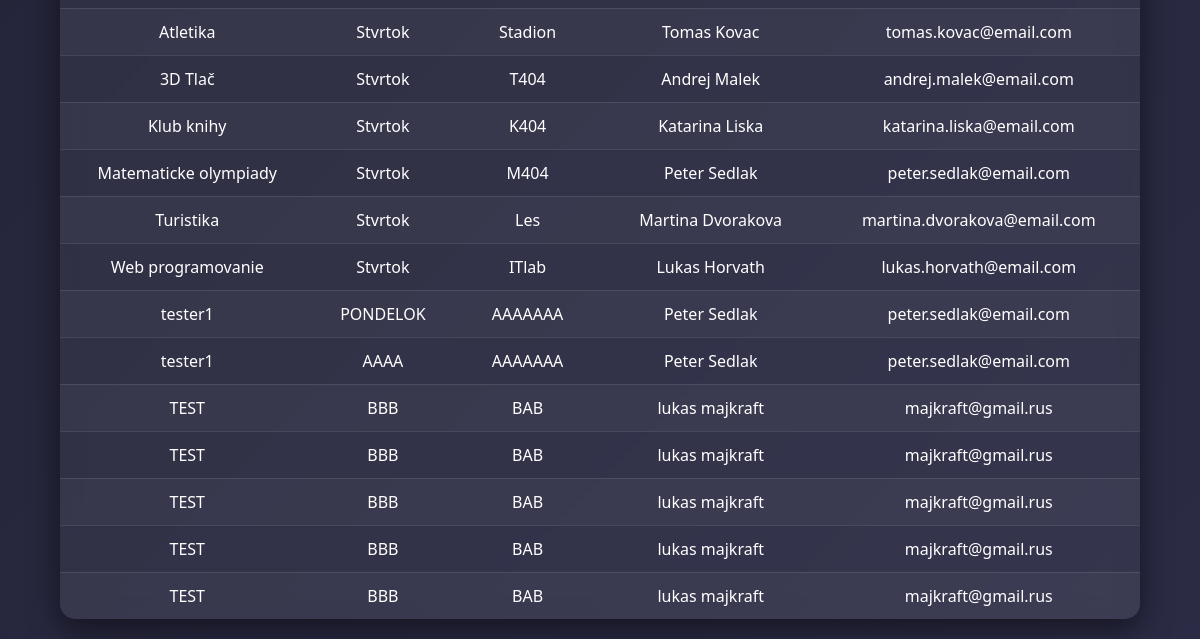
The app's page /kruzky/ (lower part), older data.
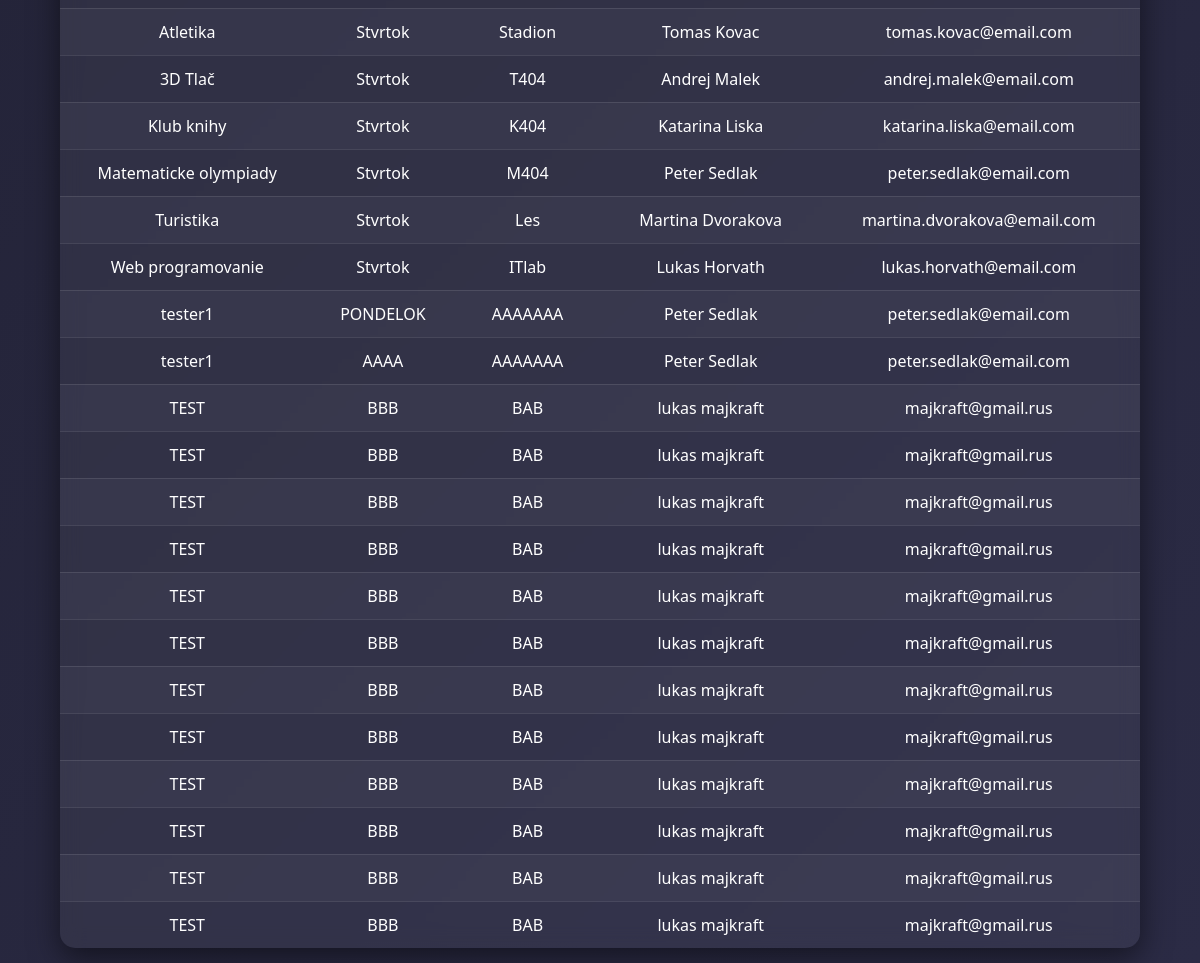
The same page, newer data.
### kruzky/models.py (models this page shows, shortened)
class Kruzok(models.Model):
    nazov = models.CharField(max_length=100)
    den = models.CharField(max_length=20)
    miestnost = models.CharField(max_length=50)
    veduci = models.ForeignKey(Veduci, on_delete=models.CASCADE)
    class Meta:
        verbose_name = "Krúžok"
        verbose_name_plural = "Krúžky"

class Veduci(models.Model):
    meno = models.CharField(max_length=100)
    email = models.EmailField()
    class Meta:
        verbose_name = "Vedúci"
        verbose_name_plural = "Vedúci"

### kruzky/views.py (the view)
# urls.py: path('', views.index, name='index' ),
def index(request):
    order = {
        "Pondelok": 1,
        "Utorok": 2,
        "Streda": 3,
        "Štvrtok": 4,
        "Piatok": 5,
        "Sobota": 6,
        "Nedeľa": 7,
    }
    kruzky = sorted(
        Kruzok.objects.all(),
        key=lambda k: order.get(k.den, 99)
    )
    return render(request, 'kruzky/index.html', {'kruzky': kruzky})

### kruzky/templates/kruzky/index.html (shortened to what this page needs)
<!DOCTYPE html>
<html lang="sk">
<head>
</head>
<body>
    <table>
        <tbody>
            {% for kruzok in kruzky %}
            <tr>
                <td>{{ kruzok.nazov }}</td>
                <td>{{ kruzok.den }}</td>
                <td>{{ kruzok.miestnost }}</td>
                <td>{{ kruzok.veduci.meno }}</td>
                <td>{{ kruzok.veduci.email }}</td>
            </tr>
            {% empty %}
            <tr>
                <td colspan="5">Žiadne krúžky nie sú dostupné.</td>
            </tr>
            {% endfor %}
        </tbody>
    </table>
</body>
</html>

### kruzky/templates/kruzky/index.html (style rules this page uses)
body { margin: 0; font-family: 'Segoe UI', sans-serif; background: linear-gradient(135deg, #1e1e2f, #2b2b45); color: #fff; }
table { width: 90%; margin: 20px auto; border-collapse: collapse; backdrop-filter: blur(10px); background: rgba(255, 255, 255, 0.05); border-radius: 15px; overflow: hidden; box-shadow: 0 10px 30px rgba(0,0,0,0.5); }
tr { transition: all 0.3s ease; }
tbody tr:nth-child(even) { background: rgba(255,255,255,0.03); }
tbody tr:last-child td { border-bottom: none; }
table { animation: fadeIn 0.8s ease-in-out; }

Row changes from the older to the newer data that the page shows:
added Kruzok: nazov "TEST", den "BBB", miestnost "BAB", veduci.meno "lukas majkraft", veduci.email "majkraft@gmail.rus"
added Kruzok: nazov "TEST", den "BBB", miestnost "BAB", veduci.meno "lukas majkraft", veduci.email "majkraft@gmail.rus"
added Kruzok: nazov "TEST", den "BBB", miestnost "BAB", veduci.meno "lukas majkraft", veduci.email "majkraft@gmail.rus"
added Kruzok: nazov "TEST", den "BBB", miestnost "BAB", veduci.meno "lukas majkraft", veduci.email "majkraft@gmail.rus"
added Kruzok: nazov "TEST", den "BBB", miestnost "BAB", veduci.meno "lukas majkraft", veduci.email "majkraft@gmail.rus"
added Kruzok: nazov "TEST", den "BBB", miestnost "BAB", veduci.meno "lukas majkraft", veduci.email "majkraft@gmail.rus"
added Kruzok: nazov "TEST", den "BBB", miestnost "BAB", veduci.meno "lukas majkraft", veduci.email "majkraft@gmail.rus"
